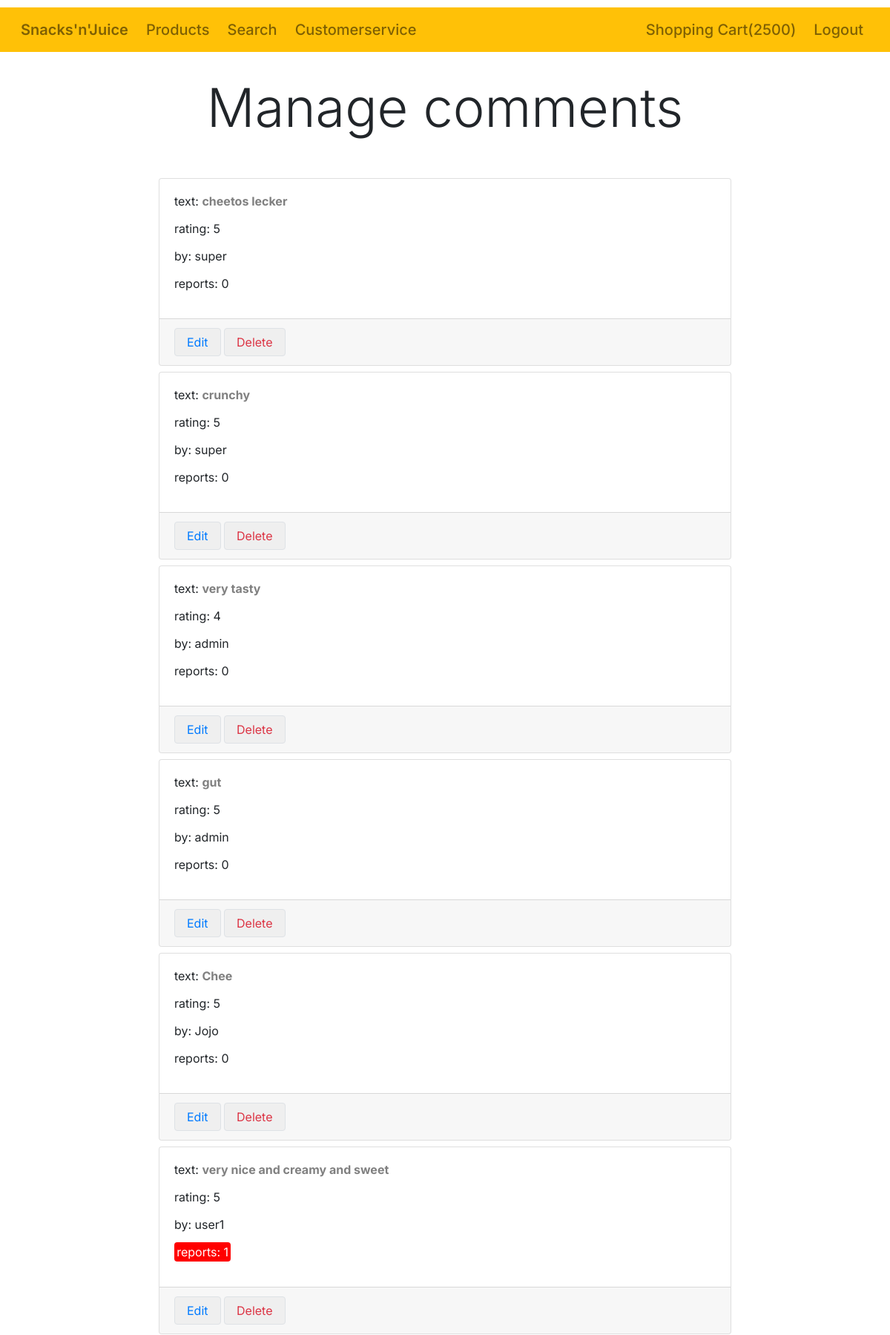
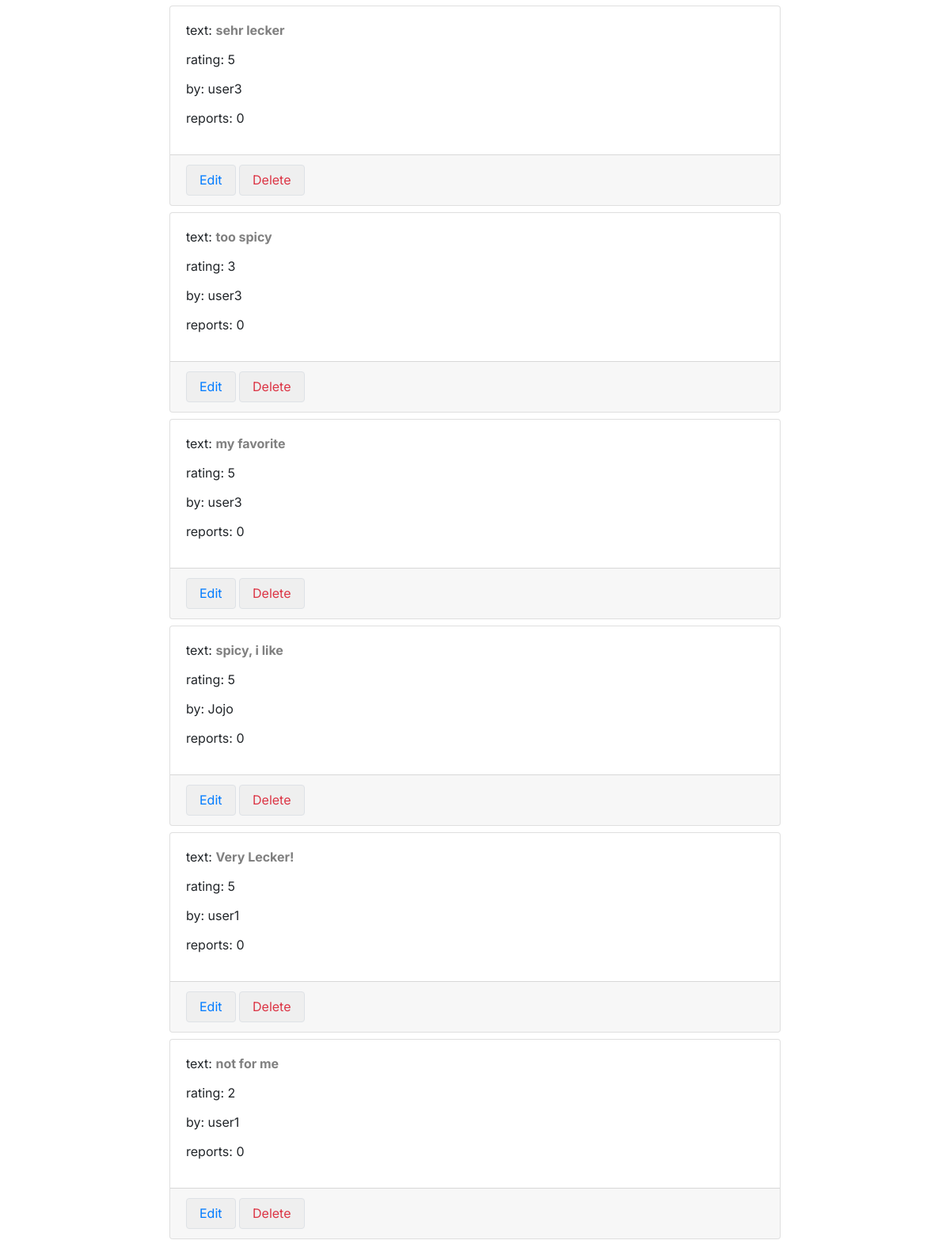
Screenshot of /customerservice/manage/comment/ (signed in, upper part) with the database file from the repository (2 pictures, top to bottom).
### Useradmin/models.py (models this page shows, shortened)
class MyUser(AbstractUser):
    USER_TYPES = [
        ('SU', 'superuser'),
        ('CS', 'customer service'),
        ('CU', 'customer'),
    ]
    date_of_birth = models.DateField(default=get_date_20_years_ago())  # Default is 20 years old
    profile_picture = models.ImageField(upload_to='profile_pictures/', blank=True, null=True)
    some_file = models.FileField(upload_to='uploaded_files/', blank=True, null=True)
    type = models.CharField(max_length=2,
                            choices=USER_TYPES,
                            default='CU')
    def is_superuser_or_staff(self):
        return self.is_superuser or self.is_staff
    def can_delete(self):
        return self.is_superuser_or_staff()
    def count_shopping_cart_items(self):
        count = 0
        if self.is_authenticated:
            shopping_carts = ShoppingCart.objects.filter(benutzer=self)
            if shopping_carts:
                shopping_cart = shopping_carts.first()
                count = shopping_cart.get_number_of_items()
            else:
                ShoppingCart.objects.create(benutzer=self)
        return count

### Shoppingcart/models.py (models this page shows, shortened)
class ShoppingCart(models.Model):
    zeitstempel = models.DateTimeField(default=timezone.now)
    benutzer = models.ForeignKey(settings.AUTH_USER_MODEL,
                                 on_delete=models.CASCADE,
                                 )
    def get_number_of_items(self):
        number_of_items = 0
        shopping_cart_items = ShoppingCartItem.objects.filter(shopping_cart=self)
        for item in shopping_cart_items:
            number_of_items += item.menge
        return number_of_items

class ShoppingCartItem(models.Model):
    produkt_id = models.IntegerField()
    produkt_name = models.CharField(max_length=100)
    preis = models.DecimalField(decimal_places=2, max_digits=10)
    menge = models.IntegerField(default=1, validators=[MinValueValidator(1)])
    shopping_cart = models.ForeignKey(ShoppingCart,
                                      on_delete=models.CASCADE,
                                      )

### Snacks/models.py (models this page shows, shortened)
class Comment(models.Model):
    STERN_BEWERTUNG = [tuple([x, x]) for x in range(0, 6)]
    text = models.TextField(max_length=500)
    sternbewertung = models.IntegerField(choices=STERN_BEWERTUNG, default=5)
    poster = models.ForeignKey(settings.AUTH_USER_MODEL,
                               on_delete=models.CASCADE,
                               related_name='Poster',
                               related_query_name='Posters'
                               )
    timestamp = models.DateTimeField(auto_now_add=True)
    snack = models.ForeignKey(Snack, on_delete=models.CASCADE)
    class Meta:
        ordering = ['timestamp']
        verbose_name = 'Comment'
        verbose_name_plural = 'Comments'
    def get_reports_count(self):
        reports = Report.objects.filter(comment=self)
        return len(reports)

### Customerservice/views.py (the view, shortened to what this page needs)
# urls.py: path('manage/comment/', views.comment_manage_view, name='comment-manage'),
def comment_manage_view(request):
    all_the_comments = Comment.objects.all()
    can_delete = False
    myuser = request.user
    delete_button_clicked = False
    the_comment = 0
    the_id = 0
    if not myuser.is_anonymous:
        can_delete = myuser.can_delete()
    context = {
        'all_the_comments': all_the_comments,
        'can_delete': can_delete,
        'delete_button_clicked': delete_button_clicked,
        'the_comment': the_comment
    }
    return render(request, 'comment-manage.html', context)

### Customerservice/templates/comment-manage.html (shortened to what this page needs)
{% extends 'home.html' %}
{% load static %}
{% block content %}
    <div class="container py-4 my-auto">
        {% if user.is_authenticated %}
            <div class="display-3 my-2 text-center">Manage comments</div>
            {% if not can_delete %}
                You are not authorized to manage comments.<br><br>
            {% else %}
                <div class="col-12 my-5">
                    <div class="w-75 mx-auto">
                        <div class="row mx-auto">
                            {% if delete_button_clicked %}
                                <div class="col-12">
                                    <div class="card m-1">
                                        <div class="card-body">
                                            <p>text: <a
                                                    href="{% url 'snack-detail' the_comment.snack.id %}"><b>{{ the_comment.text }}</b></a>
                                            </p>
                                            <p>rating: {{ the_comment.sternbewertung }}</p>
                                            <p>by: {{ the_comment.poster.username }}</p>
                                            <p>reports:
                                                {{ the_comment.get_reports_count }}</p>
                                        </div>
                                        {% if can_delete %}
                                            <div class="card-footer">
                                                <form method="POST">
                                                    {% csrf_token %}
                                                    <input type="hidden" id="comment_id" name="comment_id"
                                                           value="{{ the_comment.id }}">
                                                    <p><b>Are you sure?</b></p>
                                                    <button class="border rounded btn-outline-danger px-3 py-2"
                                                            type="submit" name="yes">Delete
                                                    </button>
                                                    <button class="border rounded btn-outline-dark px-3 py-2 ml-auto"
                                                            type="submit" name="no">Cancel
                                                    </button>
                                                </form>
                                            </div>
                                        {% endif %}
                                    </div>
                                </div>
                            {% else %}
                                {% for comment in all_the_comments %}
                                    <div class="col-12">
                                        <div class="card m-1">
                                            <div class="card-body">
                                                <p>text: <a
                                                        href="{% url 'snack-detail' comment.snack.id %}"><b>{{ comment.text }}</b></a>
                                                </p>
                                                <p>rating: {{ comment.sternbewertung }}</p>
                                                <p>by: {{ comment.poster.username }}</p>
                                                {% if comment.get_reports_count > 0 %}
                                                    <p><span
                                                            style="background: red; color: white; border-radius: .25rem; padding: 0.2rem">reports: {{ comment.get_reports_count }}</span>
                                                    </p>
                                                {% else %}
                                                    <p>reports: {{ comment.get_reports_count }}</p>
                                                {% endif %}
                                            </div>
                                            {% if can_delete %}
                                                <div class="card-footer">
                                                    <form method="POST">
                                                        <button class="border rounded btn-outline-primary px-3 py-2"
                                                                type="submit" name="edit">Edit
                                                        </button>
                                                        <button class="border rounded btn-outline-danger px-3 py-2"
                                                                type="submit" name="delete">Delete
                                                        </button>
                                                    </form>
                                                </div>
                                            {% endif %}
                                        </div>
                                    </div>
                                {% endfor %}
                            {% endif %}
                        </div>
                    </div>
                </div>
            {% endif %}
        {% endif %}
    </div>
{% endblock %}

### templates/home.html (shortened to what this page needs)
{% extends "base.html" %}
{% load static %}
{% load static %}
{% load crispy_forms_tags %}
{% block css %}
    <link rel="stylesheet" type="text/css" href="{% static 'css/home_style.css' %}">
{% endblock %}
{% block header %}
    <div class="mw-100 d-flex justify-content-between" style="height: 10px;">
    </div>
    <nav class="navbar navbar-expand-xl navbar-light bg-warning" style="min-height: 60px;">
        <div class="collapse navbar-collapse my-auto align-items-center" id="navbarSupportedContent">
            <ul class="navbar-nav mr-auto">
                <li class="nav-bar mx-1 my-auto">
                    <a class="nav-link h5 my-auto" href="{% url 'home' %}" style="font-weight: 600;">Snacks'n'Juice</a>
                </li>
                <li class="nav-item mx-1 my-auto">
                    <a class="nav-link h5 my-auto" href="{% url 'snack-list' %}">Products</a>
                </li>
                <li class="nav-item mx-1 my-auto">
                    <a class="nav-link h5 my-auto" href="{% url 'snack-search' %}">Search</a>
                </li>
                {% if user.is_authenticated %}
                    {% if user.can_delete %}
                        <li class="nav-item mx-1 my-auto">
                            <a class="nav-link h5 my-auto" href="{% url 'menu' %}">Customerservice</a>
                        </li>
                    {% endif %}
                {% endif %}
            </ul>
            <ul class="navbar-nav my-auto ml-auto mr-2">
                {% if user.is_authenticated %}
                    <li class="nav-item mx-1">
                        <a class="nav-link h5 my-auto" href="{% url 'shopping-cart-show' %}">
                            Shopping Cart({{ request.user.count_shopping_cart_items }})
                        </a>
                    </li>
                    <li class="nav-item my-auto mx-1">
                        <a class="nav-link h5 my-auto" href="{% url 'logout' %}">Logout</a>
                    </li>
                {% else %}
                    <li class="nav-item my-auto mx-1">
                        <a class="nav-link h5 my-auto" href="{% url 'login' %}">Login</a>
                    </li>
                {% endif %}
            </ul>
        </div>
    </nav>
{% endblock %}

### static/css/home_style.css (style rules this page uses)
body { background: white; }
body { line-height: 1.3; font-size: 1rem; font-family: 'Inter', sans-serif; }
a { text-decoration: none; color: gray; }

### rows the page displays
MyUser: user.count_shopping_cart_items "2500"
Comment: text "cheetos lecker", sternbewertung "5", poster.username "super", get_reports_count "0"
Comment: text "crunchy", sternbewertung "5", poster.username "super", get_reports_count "0"
Comment: text "very tasty", sternbewertung "4", poster.username "admin", get_reports_count "0"
Comment: text "gut", sternbewertung "5", poster.username "admin", get_reports_count "0"
Comment: text "Chee", sternbewertung "5", poster.username "Jojo", get_reports_count "0"
Comment: text "very nice and creamy and sweet", sternbewertung "5", poster.username "user1", get_reports_count "1"
Comment: text "sehr lecker", sternbewertung "5", poster.username "user3", get_reports_count "0"
Comment: text "too spicy", sternbewertung "3", poster.username "user3", get_reports_count "0"
Comment: text "my favorite", sternbewertung "5", poster.username "user3", get_reports_count "0"
Comment: text "spicy, i like", sternbewertung "5", poster.username "Jojo", get_reports_count "0"
Comment: text "Very Lecker!", sternbewertung "5", poster.username "user1", get_reports_count "0"
Comment: text "not for me", sternbewertung "2", poster.username "user1", get_reports_count "0"
